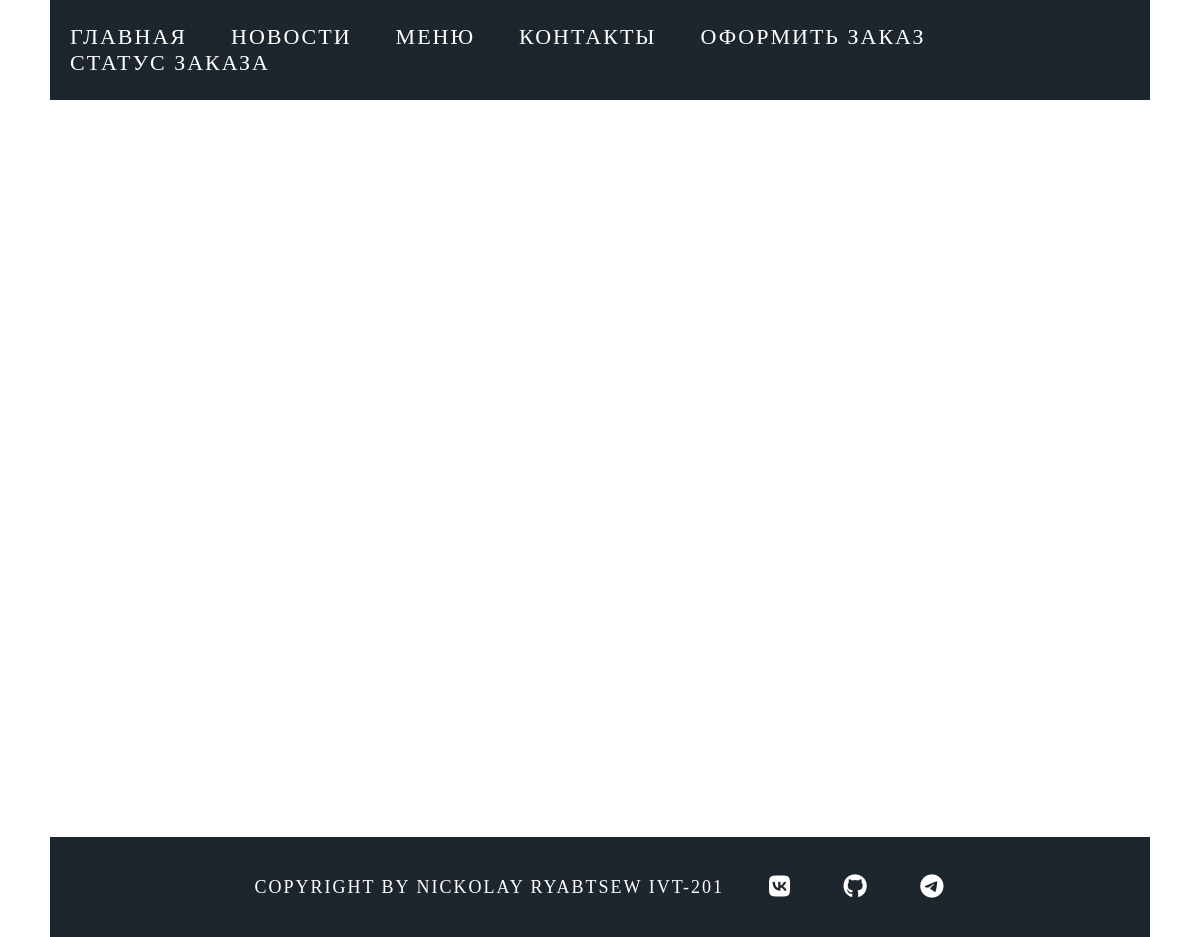
Page /posts on the earlier database version.
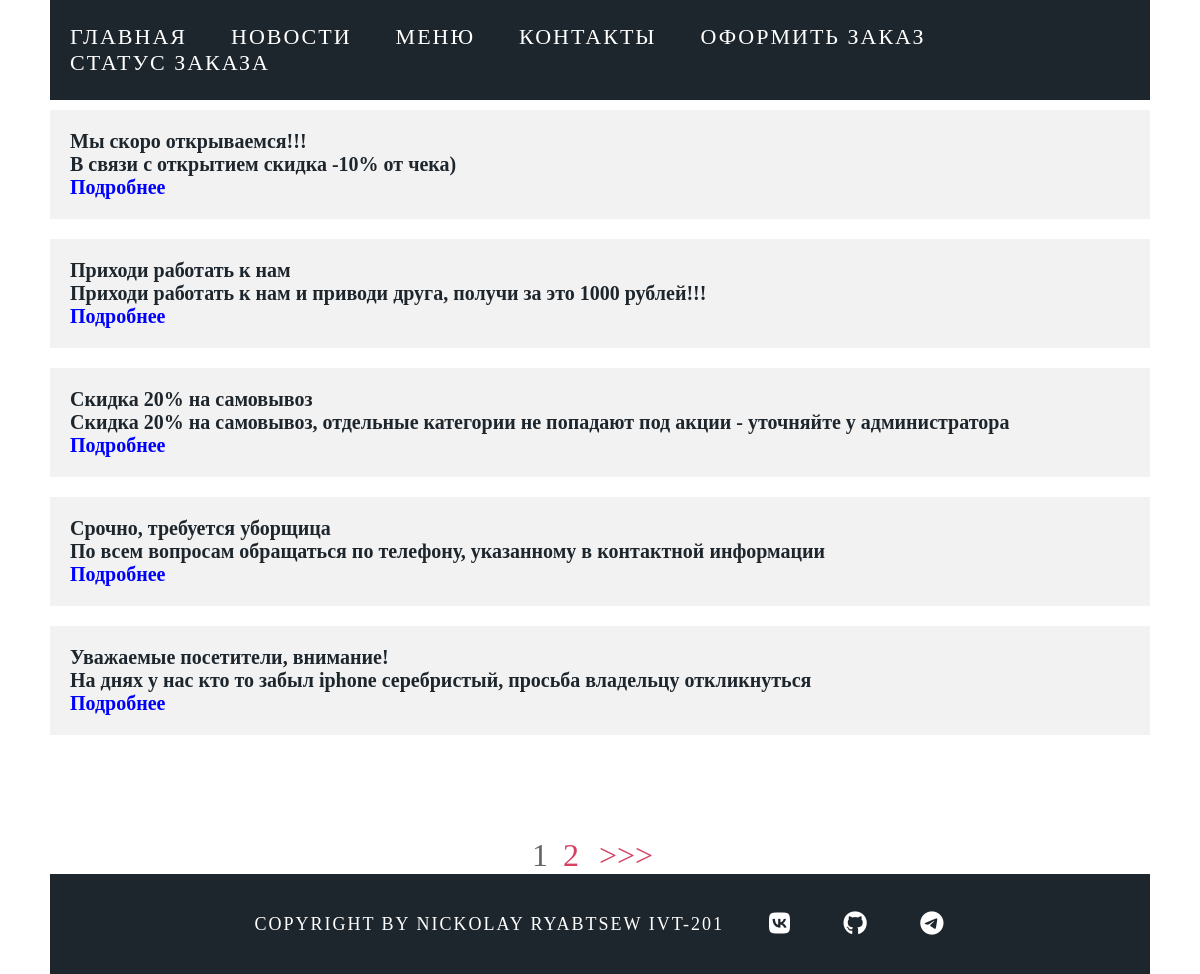
Same page on the later database version.
### app/models.py (models this page shows, shortened)
class Posts(db.Model):
    id = db.Column(db.Integer, primary_key=True)
    title = db.Column(db.String(100), nullable=False)
    text = db.Column(db.String(500), nullable=False)
    data = db.Column(db.DateTime,default= datetime.utcnow)

### app/views.py (the view)
@app.route('/posts')
def posts():
    page = request.args.get('page', 1, type=int)
    pagination = Posts.query.order_by(Posts.id).paginate(page=page, per_page=5)  # запрос
    return render_template("posts.html", pagination=pagination, menu=menu, footer=footer)

### app/templates/posts.html (shortened to what this page needs)
{% extends "base.html" %}
{% block content %}
<div class="post-content">
    {% for post in pagination.items %}
    <div class="post">
        <b>
            <p class="post-title">{{ post.title }}</p>
            <p class="post-text">{{ post.text }}</p>
            <a href="/post/{{post.id}}">Подробнее</a>
        </b>
    </div>
    {% endfor %}
</div>
<div class="pagination">
    {% for number in pagination.iter_pages() %}
    {% if pagination.page != number %}
    <span>
                    <a class='page-number'
                       href="{{ url_for('posts', page=number) }}">
                    {{ number }}
                    </a>
            </span>
    {% else %}
    <span class='current-page-number'>{{ number }}</span>
    {% endif %}
    {% endfor %}
    {% if pagination.has_next %}
    <span>
            <a class='page-number'
               href="{{ url_for('posts', page=pagination.next_num) }}">
                {{ '>>>' }}
            </a>
        </span>
    {% endif %}
</div>
{% endblock %}

Differences in the rows shown:
added Posts: title "Мы скоро открываемся!!!", text "В связи с открытием скидка -10% от чека)"
added Posts: title "Приходи работать к нам", text "Приходи работать к нам и приводи друга, получи за это 1000 рублей!!!"
added Posts: title "Скидка 20% на самовывоз", text "Скидка 20% на самовывоз, отдельные категории не попадают под акции - уточняйте у администратора"
added Posts: title "Срочно, требуется уборщица", text "По всем вопросам обращаться по телефону, указанному в контактной информации"
added Posts: title "Уважаемые посетители, внимание!", text "На днях у нас кто то забыл iphone серебристый, просьба владельцу откликнуться"
Other differences:
{{ '>>>' }}: (not shown) → ">>>"
new list line: "1"
new list line: "2"
